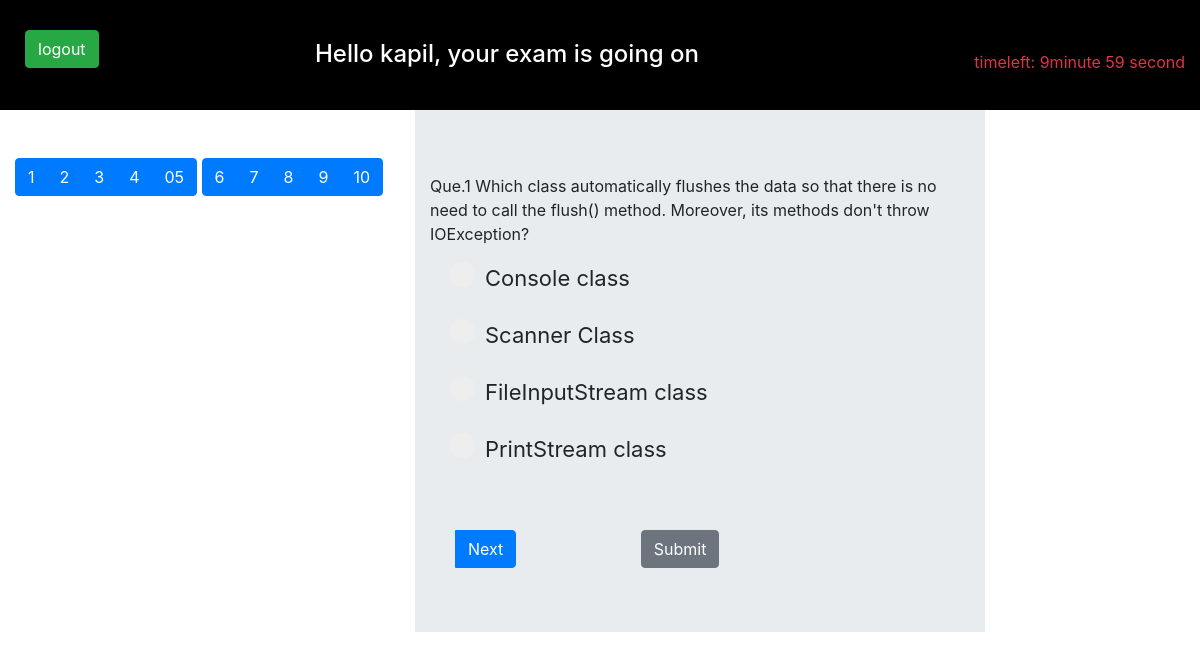
Page /test.php (signed in) on the committed database.
### tables this page shows
CREATE TABLE `question` (
  `id` int(3) NOT NULL,
  `question` varchar(250) NOT NULL,
  `option1` varchar(250) NOT NULL,
  `option2` varchar(250) NOT NULL,
  `option3` varchar(250) NOT NULL,
  `option4` varchar(250) NOT NULL,
  `answer` int(3) NOT NULL
);

### test.php (the view, shortened to what this page needs)
<?php
$con=mysqli_connect("localhost","root","","webproject") or die("server not found");
$query="select * from question";
$x=mysqli_query($con,$query) or die("wrong query");
  ?>
<html>
<head>
  <link rel="stylesheet" href="file/bootstrap-4.2.1-dist/css/bootstrap.min.css">
	</head>
<body>
<div class="container-fluid" style="background-color: black; height:110px;" >
<div class="row">
	<div class="col-3">
		<form method="post" action="logout.php">
<input type="submit" name="logout" class="btn btn-success" style="margin-top: 30px;margin-left: 10px;" value="logout">	</input>
</form>
	</div>
<div class="col-6">
<h4  style="color:white;padding-top:40px;margin-left: px; "> Hello 	<? echo $_SESSION['name'];?>, your exam is going on</h4>
</div>
<div class="col-3">
	  <p class="text-danger" id="timeleft" style="text-align:right;color:white;margin-top:50px;">Time Left: 1 minute</p>
	</div>
</div>
</div>
<div class="container-fluid">
<div class="row">
<div class="col-4">
<br><br>
	 <div class="btn-group">
    <button type="button" class="btn btn-primary" value="1" id="01">1</button>
    <button type="button" class="btn btn-primary" value="2" id="02">2</button>
    <button type="button" class="btn btn-primary" value="3" id="03">3</button>
    <button type="button" class="btn btn-primary" value="4" id="04">4</button>
    <button type="button" class="btn btn-primary" value="5" id="05">05</button>
  </div>
 <div class="btn-group">
    <button type="button" class="btn btn-primary" value="6" id="06">6</button>
    <button type="button" class="btn btn-primary" value="7" id="07">7</button>
    <button type="button" class="btn btn-primary" value="8" id="08">8</button>
    <button type="button" class="btn btn-primary" value="9" id="09">9</button>
    <button type="button" class="btn btn-primary" value="10" id="010">10</button>
  </div>
</div>
<div class="col-6">
<div class="jumbotron jumbotron-fluid" >
  <div class="container" >
  	<form method="post" id="ka"  action="result1.php">
      <?php
      while($array=mysqli_fetch_array($x))
      { $qno=$array['id'];
        ?>
        <div id="<?php echo $array['id'];?>">
   <p>Que.<?php echo $array['id']." "; ?><?php echo $array['question'] ?></p></li>
  <div class="form-check">
      <label class="form-check-label container1">
        <input type="radio" class="form-check-input" id="radio1" name='<?php echo "$qno"?>' value="1" ><?php echo $array['option1'];?>
    <span class="checkmark"></span>
      </label>
    </div><br>
    <div class="form-check">
      <label class="form-check-label container1" >
        <input type="radio" class="form-check-input" id="radio2" name='<?php echo "$qno"?>' value="2"><?php echo $array['option2'];?>
      <span class="checkmark"></span>
      </label>
    </div><br>
    <div class="form-check">
      <label class="form-check-label container1">
        <input type="radio" class="form-check-input" name='<?php echo "$qno"?>' value="3"><?php echo $array['option3'];?>
      <span class="checkmark"></span>
      </label>
    </div><br>
      <div class="form-check">
      <label class="form-check-label container1">
        <input type="radio" class="form-check-input" name='<?php echo "$qno"?>' value="4"><?php echo $array['option4'];?>
   <span class="checkmark"></span>
      </label></div>
    </div><?php } ?></div>	<br>
<br>
 <div class="btn-group">
    <button type="button" class="btn btn-primary"  style="margin-left: 40px;" id="next">Next</button>
     </div>
<input type="submit" id="sub" class="btn btn-secondary" style="margin-left: 120px; value="submit"></button>
</div>
  </div>
</div>
	</body>
</html>

### test.php (style rules this page uses)
.container1 { display: block; position: relative; padding-left: 35px; margin-bottom: 12px; cursor: pointer; font-size: 22px; -webkit-user-select: none; -moz-user-select: none; -ms-user-select: none; user-select: none; }
.checkmark { position: absolute; top: 0; left: 0; height: 25px; width: 25px; background-color: #eee; border-radius: 50%; }
.checkmark:after { content: ""; position: absolute; display: none; }
.container1 .checkmark:after { top: 9px; left: 9px; width: 8px; height: 8px; border-radius: 50%; background: white; }

### rows in the picture
question: id "1", question "Which class automatically flushes the data so that there is no need to call the flush() method. Moreover, its methods don't throw IOException?", option1 "Console class", option2 "Scanner Class", option3 "FileInputStream class", option4 "PrintStream class"

### other values in the picture
$_SESSION['name'] "kapil"
